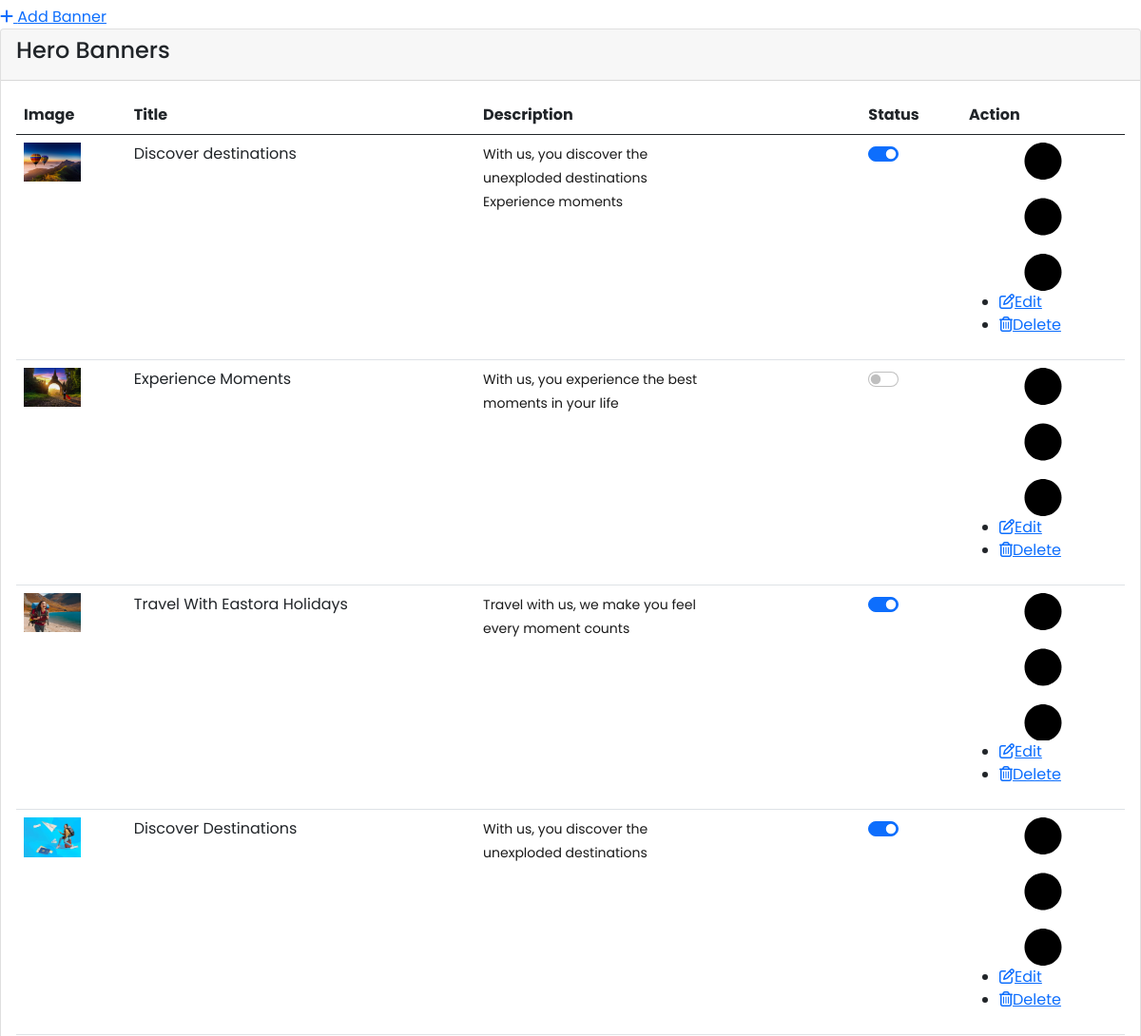
Before: /adminpanel/hero-banners/ (signed in, middle part) with the older database file.
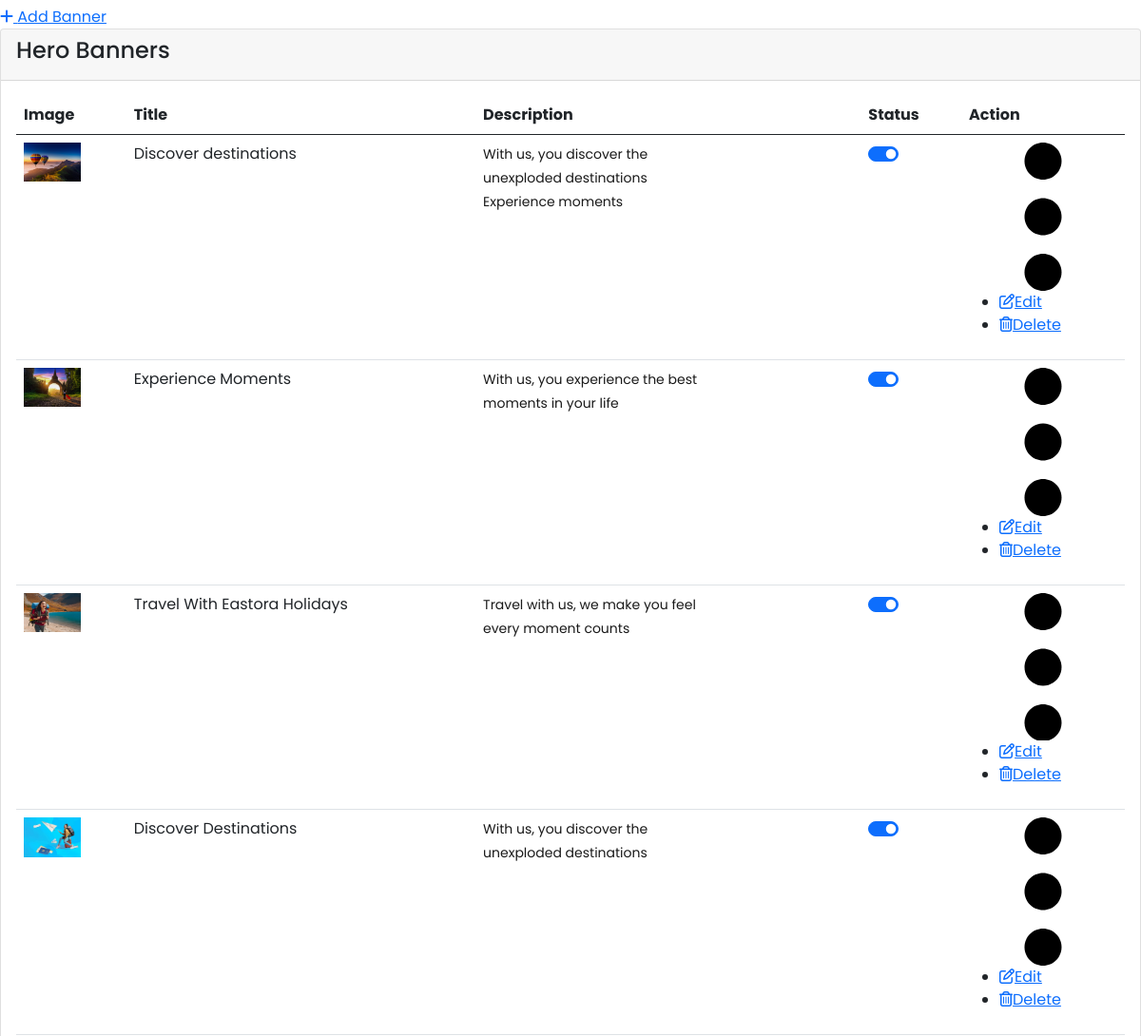
After: the same page with the newer database file.
### booking/models.py (models this page shows, shortened)
class HeroBanner(models.Model):
    title = models.CharField(max_length=200)
    subtitle = models.CharField(max_length=255, blank=True)
    image_desktop = models.ImageField(upload_to='banners/hero/desktop/', null=True, blank=True)
    image_mobile = models.ImageField(upload_to='banners/hero/mobile/', null=True, blank=True)
    is_active = models.BooleanField(default=True)
    created_at = models.DateTimeField(auto_now_add=True)

### adminpanel/views.py (the view)
# urls.py: path('hero-banners/', views.hero_banner_list, name='admin_hero_banner_list'),
@login_required(login_url='admin_login')
def hero_banner_list(request):
    items = HeroBanner.objects.all().order_by('-id')
    paginator = Paginator(items, 10)
    page_number = request.GET.get('page')
    page_obj = paginator.get_page(page_number)
    return render(request, 'adminpanel/hero_banner_list.html', {'banners': page_obj})

### templates/adminpanel/hero_banner_list.html (shortened to what the changed rows need)
{% extends 'adminpanel/base.html' %}
{% load static %}
{% block content %}
<div class="row">
    <div class="col-xl-12 col-lg-12 col-md-12 col-sm-12 col-12">
        <div class="card chart-card">
            <div class="card-body pb-4">
                <div class="chart-holder">
                    <div class="table-responsive">
                        <table class="table table-styled mb-0">
                            <thead>
                                <tr>
                                    <th>Image</th>
                                    <th>Title</th>
                                    <th>Description</th>
                                    <th>Status</th>
                                    <th>Action</th>
                                </tr>
                            </thead>
                            <tbody>
                                {% for banner in banners %}
                                <tr>
                                    <td>
                                        <span class="img-thumb ">
                                            {% if banner.image_desktop %}
                                            <img src="{{ banner.image_desktop.url }}" alt="{{ banner.title }}"
                                                width="60">
                                            {% else %}
                                            <img src="{% static 'admin/assets/images/hero-bg-1.webp' %}" alt="">
                                            {% endif %}
                                        </span>
                                    </td>
                                    <td>{{ banner.title }} </td>
                                    <td>
                                        <p style="max-width: 250px;">{{ banner.subtitle }}</p>
                                    </td>
                                    <td>
                                        <div class="form-check form-switch active-bnr">
                                            <input class="form-check-input toggle-featured" id="activeBanner"
                                                type="checkbox" data-id="{{ banner.id }}"
                                                {% if banner.is_active %}checked{% endif %}>
                                        </div>
                                    </td>
                                    <td class="relative">
                                        <a class="action-btn " href="javascript:void(0); ">
                                        </a>
                                        <div class="action-option ">
                                            <ul>
                                                <li>
                                                    <a href="{% url 'admin_hero_banner_update' banner.pk %} "><i
                                                            class="far fa-edit mr-2 "></i>Edit</a>
                                                </li>
                                                <li>
                                                    <a href="{% url 'admin_hero_banner_delete' banner.pk %}"
                                                        onclick="return confirm('Are you sure you want to delete this package?');">
                                                        <i class="far fa-trash-alt mr-2"></i>Delete
                                                    </a>
                                                </li>
                                            </ul>
                                        </div>
                                    </td>
                                </tr>
                                {% empty %}
                                <tr>
                                    <td colspan="6">No Banners found.</td>
                                </tr>
                                {% endfor %}
                            </tbody>
                        </table>
                    </div>
                </div>
            </div>
        </div>
    </div>
</div>
{% endblock %}

Changed rows visible on the page:
changed HeroBanner "Experience Moments": is_active "☐" → "☑"
